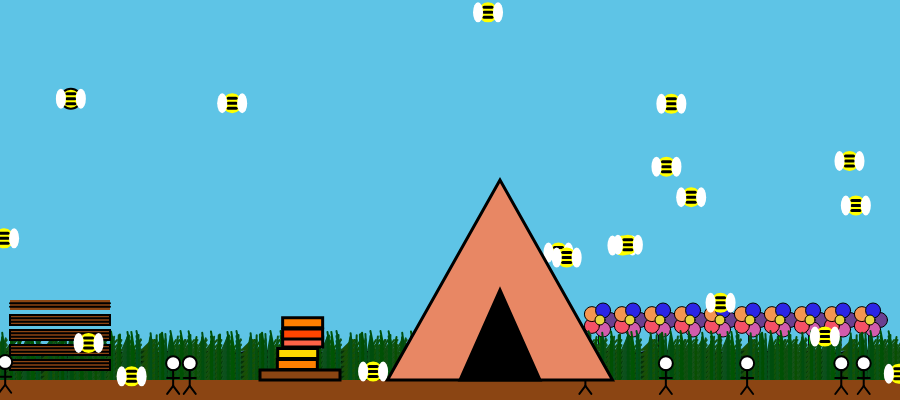
Frame 1 (no input)
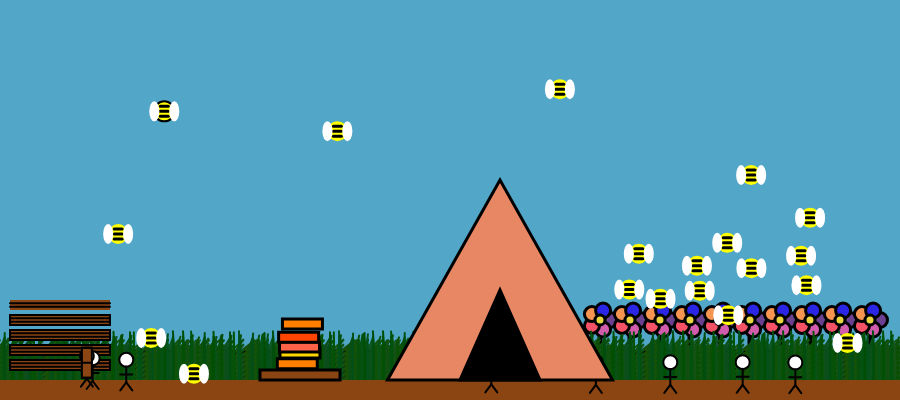
Frame 60 (no input)
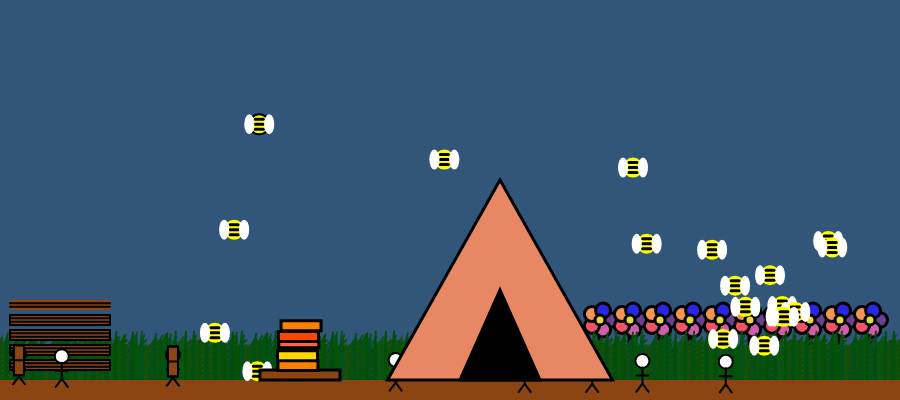
Frame 120 (the mouse pressed at the canvas centre since frame 60)

The p5.js sketch that drew these frames (run headless with seeded random() and noise() and a simulated clock; from frame 60 on, the mouse is pressed at the canvas centre):

// p5.js sketch
// ── sketch.js
let sunUpColor, sunDownColor;
var points = [];
var grass = [];
var across;
var up;
var wind;
var blow;
let peoples = [];
let people = [];
let bees=[];
let flowers=[];
let logs=[];
let firePitPos; 

// make bees 
// used grass blowing in wind code from grass by rosaK onb p5js editor

function setup() {
  sunUpColor = color('#5ec4e6');
  sunDownColor = color('#17183C');
  across = 900;
  up = 400;
  createCanvas(900, 400);
  for (var i = 0; i < 90; i++) {
    grass[i] = random(-5, 10);
  }
  wind = 0;
  blow = true;
  let logHeight = 20; 
  let numLogs = 5; 
  let logSpacing = 5; 
  let totalHeight = numLogs * (logHeight + logSpacing) - logSpacing-20;
  for (let i = 0; i < 5; i++) {
    logs.push({
      x: 10, 
      y: height - totalHeight + i * (logHeight - logSpacing),
      width: 100,
      height: 10
    });
  }
  for (let n = 0; n < 20; n++) {
    let x = random(width);
    let y = random(height);
    let speed = random(1, 2);
    let direction = random(TWO_PI);
    let b = new bee(x, y, speed);
    b.setTarget(random(600, 900), random(200, 400)); 
    bees.push(b);
  }
  for (let i = 0; i < 8; i++) {
    let x = random(width);
    let y = 370;
    let speed = random(1, 2);
    let direction = random(TWO_PI);
    people.push(new Person(x, y, speed, direction));
  }


  firePitPos = createVector(300, height - 40);
}

function draw() {
  let timeOfDay = cos(frameCount / 100);
  let colorOne;
  if (timeOfDay < 0) {
    colorOne = lerpColor(sunUpColor, sunDownColor, abs(timeOfDay));
  } else {
    colorOne = lerpColor(sunDownColor, sunUpColor, abs(timeOfDay));
  }

  background(colorOne);
  field();
  for (let person of people) {
    person.move();
    person.display();
  }
  for (let bee of bees) {
    bee.display();
    bee.move();
  }

  // fire
  drawFire(firePitPos.x, firePitPos.y);
  // tipi
  tipi(500 ,380, width/4, height/2);
}

function drawFire(x, y) {
  // bottom wood
  fill(139, 69, 19); 
  stroke(0);
  rect(x-40 , y+10, 80, 10); 


  let fireColors = ['#FF7F00', '#FFD700', '#FF6347', '#FF4500']; 
  let numLayers = 5; 
  let layerHeight = 10; 
  let jitterAmount = 3; 

  for (let i = 0; i < numLayers; i++) {
    fill(fireColors[i % fireColors.length]); 
    let jitterX = random(-jitterAmount, jitterAmount); 
    let jitterY = random(-jitterAmount, jitterAmount); 
    rect(x - 20 + jitterX, y - i * layerHeight + jitterY, 40, layerHeight);
  }
}




function tipi(x, y, width, height) {
  //base
  fill(232, 135, 100); 
  beginShape();
  vertex(x, y - height);
  vertex(x - width / 2, y);
  vertex(x + width / 2, y);
  endShape(CLOSE);

  // entrance
  fill(0); 
  beginShape();
  vertex(x - 40, y);
  vertex(x + 40, y);
  vertex(x, y - 90);
  endShape(CLOSE);

}
function field() {
  breeze();
  fill(6, 50, 11);
  for (var l = 20; l < width + 40; l = l + 40) { 
    ellipse(l, height - 20, 100, 60);
  }
  for(var p= 600; p<900; p= p+30){
    drawFlower(p,320);
  }
  var i = 0;
  var p = 0;
  for (var z = up - 50; z <= height + 30; z = z + 5) { 
    for (var k = -50; k < across + 50; k = k + 2) {
      stroke(6 + 2 * grass[i], 80 + 0.5 * grass[i + 5], 10 + 2 * grass[i + 10]);
      strokeWeight(2);
      line(k + p + 0.1, z, k + grass[i] + p + wind, z - 15 + constrain(grass[i], -5, 5) + wind / 10);
     //drawFlower(10,10);
      i++;
      if (i == 50) {
        i = 0;
      }

      }
    }
    p = p + 3;
//}
      //   dirt
  fill(139, 69, 19); 
  noStroke();
  rect(0, height - 20, width, 40); 
  for (let log of logs) {
    fill(139, 69, 19);
    rect(log.x, log.y, log.width, log.height);
    
    // wood texture
    stroke(0);
    line(log.x, log.y + log.height / 3, log.x + log.width, log.y + log.height / 3);
    line(log.x, log.y + log.height * 2 / 3, log.x + log.width, log.y + log.height * 2 / 3);
  }
  
  
}


function breeze() {
  if (wind == 0) {
    blow = true;
  }
  if (wind < 10 && blow == true) {
    wind = wind + .5;
  }
  if (wind == 7) {
    blow = false;
  }
  if (wind > 0 && blow == false) {
    wind = wind - .5;
  }
}


function drawFlower(x, y) {
  var flowerColors = ['#6b4091', '#d15cac', '#f55167','#f59551','#2b25e6']; 
  var colorIndex = 0; 
  // stem shape 
  fill(0, 188, 0);
  rect(x - 1, y, 2, 30);

  // petal shape
  for (var i = 0; i < flowerColors.length; i++) {
    fill(flowerColors[(colorIndex + i) % flowerColors.length]); 
    ellipse(x + cos(TWO_PI * i / flowerColors.length) * 10,
            y + sin(TWO_PI * i / flowerColors.length) * 10,
            15, 15);
  }

  colorIndex = (colorIndex + 1) % flowerColors.length;


  fill('#e8d741');
  ellipse(x, y, 10, 10);
}
class bee {
  constructor(x, y, speed) {
    this.x = x;
    this.y = y;
    this.speed = speed;
    this.size = 20;
    this.targetX = 0;
    this.targetY = 0;
  }
  
  setTarget(x, y) {
    this.targetX = x;
    this.targetY = y;
  }
  
  move() {
    // calculating direction
    let dx = this.targetX - this.x;
    let dy = this.targetY - this.y;
    

    let distance = sqrt(dx*dx + dy*dy);
    if (distance !== 0) {
      dx /= distance;
      dy /= distance;
    }
    
    // moving
    this.x += dx * this.speed;
    this.y += dy * this.speed;
    
    // is bee close to target
    if (distance < 5) {
      // random position of one of the flowers
      this.setTarget(random(600, 900), random(200, 400));
    }
  }
  
  display(){
    // bee body and color
    fill(255, 255, 0); 
    ellipse(this.x, this.y,this.size); 
    
    // bee stripe color and thickness
    stroke(0); 
    strokeWeight(3); 
    for (let i = this.y-5; i < this.y+10; i += 5) {
        line(this.x-4, i, this.x+4, i);
    }
  
    // bee wings
    fill(255); 
    noStroke();
    ellipse(this.x-10, this.y,10,this.size); // left w
    ellipse(this.x+10, this.y,10,this.size); //right w
  }
}


class Person {
  constructor(x, y, speed, angle) {
    this.x = x;
    this.y = y;
    this.speed = speed;
    this.angle = angle;
    this.size = 20;
    this.hasLog = false; 
  }

  move() {
    let targetX, targetY;
    if (!this.hasLog) {
        // no log
        targetX = logs[4].x;
        targetY = logs[4].y;
    } else {
        // yes log
        targetX = firePitPos.x;
        targetY = firePitPos.y;
    }

    // direction towards the target
    let dx = targetX - this.x;
    let dy = targetY - this.y;

    let distance = sqrt(dx * dx + dy * dy);
    if (distance !== 0) {
        dx /= distance;
        dy /= distance;
    }

    // movement
    this.x += dx * this.speed;
    this.y += dy * this.speed;

    // target reached
    if (dist(this.x, this.y, targetX, targetY) < 5) {
        
        this.hasLog = !this.hasLog;
    }
}
  display() {
    //  person
    fill(255);
    ellipse(this.x, this.y - this.size / 3, this.size * 0.7);
    stroke(0);
    strokeWeight(2);
    line(this.x, this.y, this.x, this.y + this.size * 0.8);
    line(this.x - this.size * 0.3, this.y + this.size * 0.4, this.x + this.size * 0.3, this.y + this.size * 0.4);
    line(this.x, this.y + this.size * 0.8, this.x - this.size * 0.3, this.y + this.size * 1.2);
    line(this.x, this.y + this.size * 0.8, this.x + this.size * 0.3, this.y + this.size * 1.2);

    // log
    if (this.hasLog) {
      fill(139, 69, 19);
      rect(this.x - 5, this.y - 15, 10, 30); 
      stroke(0);
      line(this.x - 5, this.y - 15, this.x + 5, this.y - 15); 
      line(this.x - 5, this.y, this.x + 5, this.y); 
      line(this.x - 5, this.y + 15, this.x + 5, this.y + 15); 
    }
  }
}
